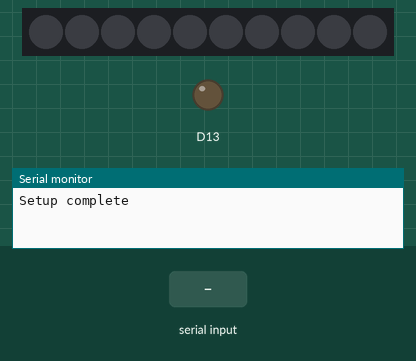
This sketch was run on a simulated Adafruit Circuit Playground Express. Parts: 10 RGB LEDs in strip order, left to right, output pins drawn as LEDs (lit = HIGH), the last lines printed to the serial monitor. The test bench sets the inputs (shaded band). Dim RGB values are drawn brighter than linear.

Above: at 1.2 s.
1.3 s: "90,45\n" received over the second serial link
At 2.2 s:
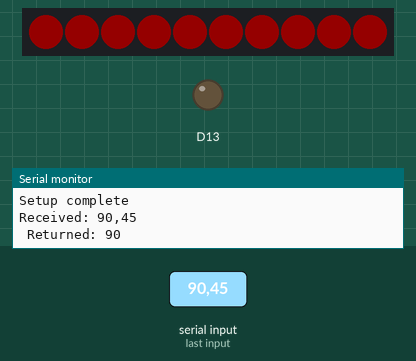
2.8 s: "5\n" received over the second serial link
At 3.4 s:
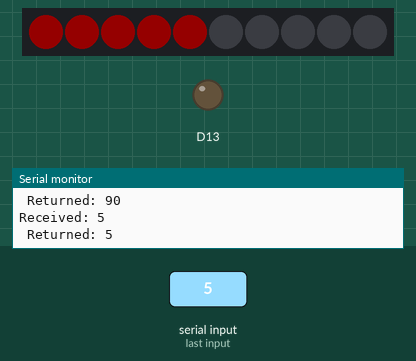
4.3 s: "30,150\n" received over the second serial link
At 4.9 s:
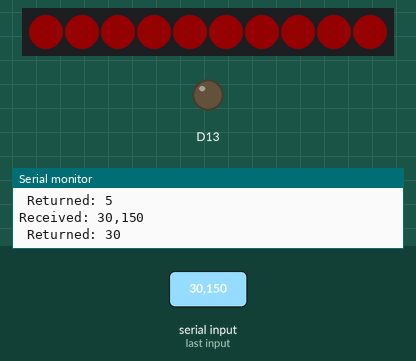
Timing chart, 0 to 7.3 s (numbered marks = the images above; inputs shaded):
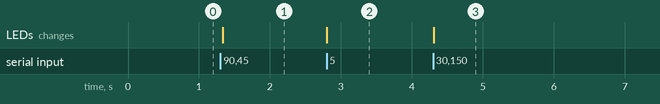

The sketch:

CPG_Serial_hardware.ino
```cpp
#include <Adafruit_CircuitPlayground.h>
String Data = "";

void setup() {
  CircuitPlayground.begin();
  // initialize serial ports
  Serial.begin(9600);    // USB serial port 0
  Serial1.begin(9600);   // serial port 1
  while (!Serial) {
    ; // wait for serial port to connect. Needed for native USB port only
  }
  Serial.println("Setup complete");
}

byte rx_byte = 0;        // stores received byte
int x = 0;

void loop() {
  while (Serial1.available())
    {
        char character = Serial1.read(); // Receive a single character from the software serial port
        Data.concat(character); // Add the received character to the receive buffer
        if (character == '\n')
        {
            Serial.print("Received: ");
            Serial.print(Data);
            int x = Data.toInt();
            // Return the value + 1
            // Serial1.println(x+1);
            // Return x
            Serial1.println(x);
            Serial.print(" Returned: ");
            Serial.println(x);

            CircuitPlayground.clearPixels();
            for (int i=0; i < x; i++){
                CircuitPlayground.setPixelColor(i, 0xFF0000);

            }

            // Clear receive buffer so we're ready to receive the next line
            Data = "";
        }
    }
  }
```

Measured:
- after the input at 1.3 s, the LEDs: change at once (image 1)
- after the input at 2.8 s, the LEDs: change at once (image 2)
- after the input at 4.3 s, the LEDs: change at once (image 3)
